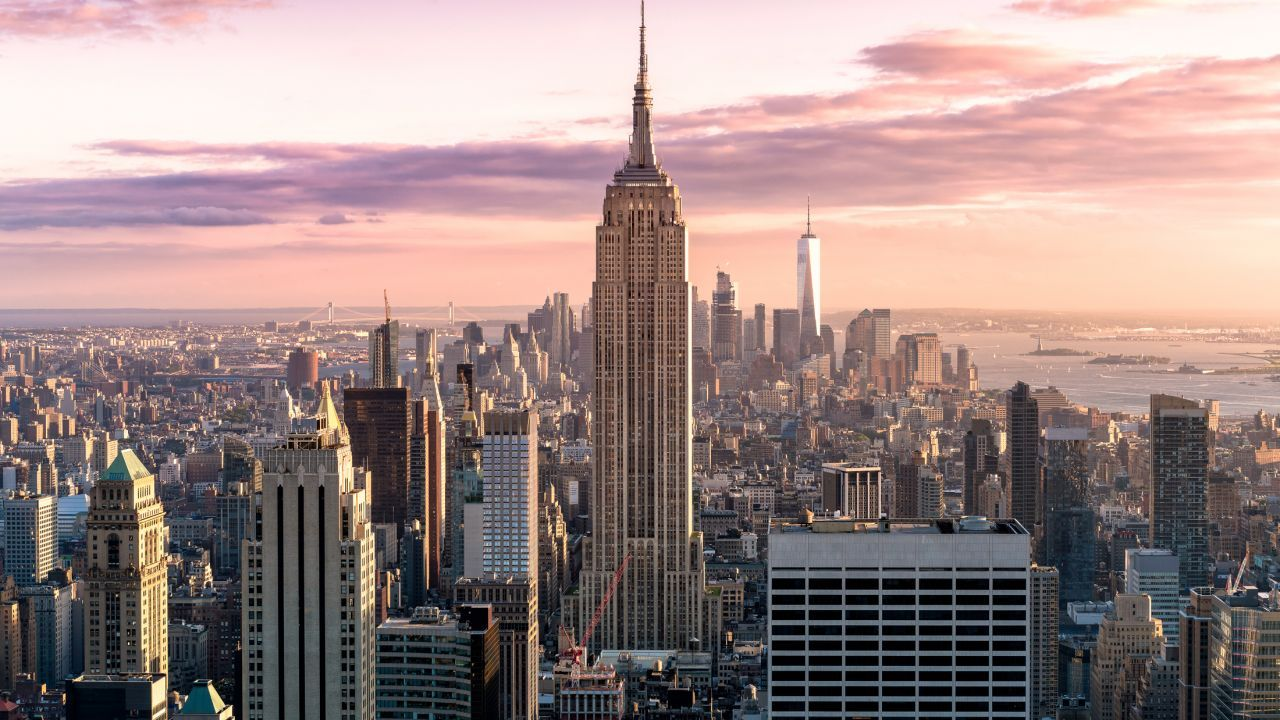
#> input picture Artistic Style Transfer/content image.jpg, 1280 x 720 px
$ python Ascii-Image-Art.py --file 'Artistic Style Transfer/content image.jpg'
#> lines starting #> are read from the running program, lines starting #| are printed output that depends on the picture
import sys, random, argparse
import numpy as np
import math

from PIL import Image


# 70 levels of gray
gscale1 = "$@B%8&WM#*oahkbdpqwmZO0QLCJUYXzcvunxrjft/\|()1{}[]?-_+~<>i!lI;:,\"^`'. "
# 10 levels of gray
gscale2 = '@%#*+=-:. '

def getAverageL(image):
    """
    Given PIL Image, return average value of grayscale value
    """
    # get image as numpy array
    im = np.array(image)
    # get shape
    w,h = im.shape
    # get average
    return np.average(im.reshape(w*h))

def covertImageToAscii(fileName, cols, scale, moreLevels):
    """
    Given Image and dims (rows, cols) returns an m*n list of Images
    """
#> called with cols = 80, scale = 0.43, moreLevels = False
    # declare globals
    global gscale1, gscale2
    # open image and convert to grayscale
    image = Image.open(fileName).convert('L')
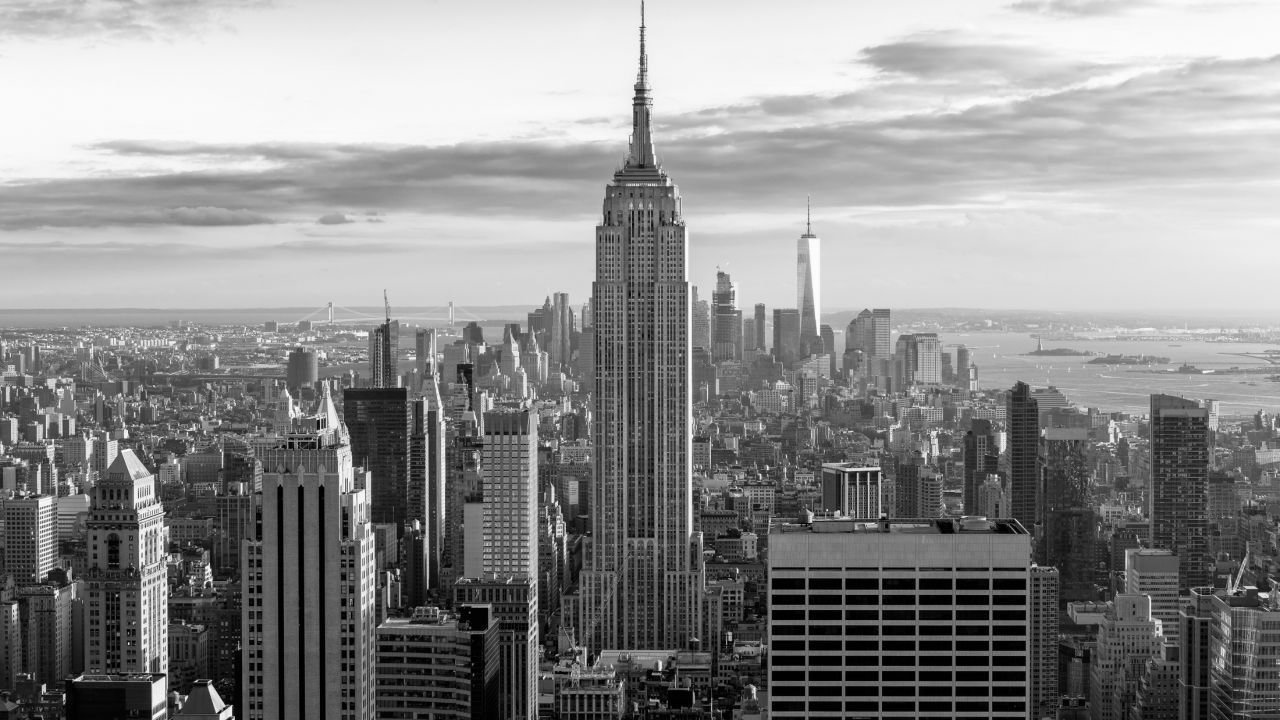
#> image: PIL image 1280x720 L; min 0, max 254, mean 141.7
    # store dimensions
    W, H = image.size[0], image.size[1]
#> W = 1280; H = 720
    print("input image dims: %d x %d" % (W, H))
#| input image dims: 1280 x 720
    # compute width of tile
    w = W/cols
#> w = 16
    # compute tile height based on aspect ratio and scale
    h = w/scale
#> h = 37.21
    # compute number of rows
    rows = int(H/h)
#> rows = 19

    print("cols: %d, rows: %d" % (cols, rows))
#| cols: 80, rows: 19
    print("tile dims: %d x %d" % (w, h))
#| tile dims: 16 x 37

    # check if image size is too small
    if cols > W or rows > H:
        print("Image too small for specified cols!")
        exit(0)

    # ascii image is a list of character strings
    aimg = []
    # generate list of dimensions
    for j in range(rows):
        y1 = int(j*h)
        y2 = int((j+1)*h)
        # correct last tile
        if j == rows-1:
            y2 = H
        # append an empty string
        aimg.append("")
        for i in range(cols):
            # crop image to tile
            x1 = int(i*w)
            x2 = int((i+1)*w)
            # correct last tile
            if i == cols-1:
                x2 = W
            # crop image to extract tile
            img = image.crop((x1, y1, x2, y2))
            # get average luminance
            avg = int(getAverageL(img))
            # look up ascii char
            if moreLevels:
                gsval = gscale1[int((avg*69)/255)]
            else:
                gsval = gscale2[int((avg*9)/255)]
            # append ascii char to string
            aimg[j] += gsval
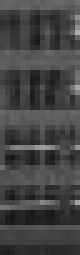
#> img: PIL image 16x51 L (shown 5 times larger); min 22, max 173, mean 68.3

    # return txt image
    return aimg

# main() function
def main():
    # create parser
    descStr = "This program converts an image into ASCII art."
    parser = argparse.ArgumentParser(description=descStr)
    # add expected arguments
    parser.add_argument('--file', dest='imgFile', required=True)
    parser.add_argument('--scale', dest='scale', required=False)
    parser.add_argument('--out', dest='outFile', required=False)
    parser.add_argument('--cols', dest='cols', required=False)
    parser.add_argument('--morelevels',dest='moreLevels',action='store_true')

    # parse args
    args = parser.parse_args()

    imgFile = args.imgFile
    # set output file
    outFile = 'out.txt'
    if args.outFile:
        outFile = args.outFile
    # set scale default as 0.43 which suits a Courier font
    scale = 0.43
    if args.scale:
        scale = float(args.scale)
    # set cols
    cols = 80
    if args.cols:
        cols = int(args.cols)

    print('generating ASCII art...')
    # convert image to ascii txt
    aimg = covertImageToAscii(imgFile, cols, scale, args.moreLevels)

    # open file
    f = open(outFile, 'w')
    # write to file
    for row in aimg:
        f.write(row + '\n')
#> this loop made 19 passes
    # cleanup
    f.close()
    print("ASCII art written to %s" % outFile)

# call main
if __name__ == '__main__':
    main()
